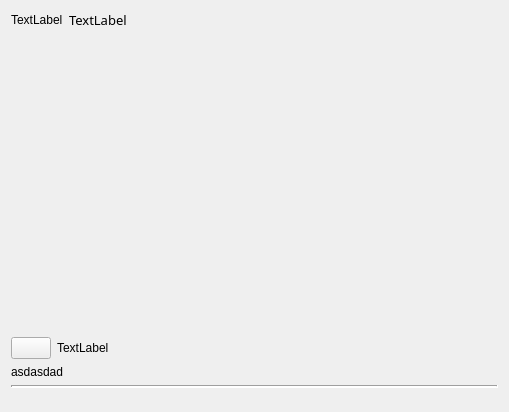
              <widget class="QWidget" name="scrollAreaWidgetContents_3">
               <property name="geometry">
                <rect>
                 <x>0</x>
                 <y>0</y>
                 <width>509</width>
                 <height>412</height>
                </rect>
               </property>
               <layout class="QVBoxLayout" name="verticalLayout_22">
                <item>
                 <layout class="QHBoxLayout" name="horizontalLayout_9">
                  <item>
                   <widget class="QLabel" name="feed_image1">
                    <property name="sizePolicy">
                     <sizepolicy hsizetype="Fixed" vsizetype="Fixed">
                      <horstretch>0</horstretch>
                      <verstretch>0</verstretch>
                     </sizepolicy>
                    </property>
                    <property name="text">
                     <string>TextLabel</string>
                    </property>
                   </widget>
                  </item>
                  <item>
                   <widget class="QLabel" name="feed_name1">
                    <property name="sizePolicy">
                     <sizepolicy hsizetype="Expanding" vsizetype="Fixed">
                      <horstretch>0</horstretch>
                      <verstretch>0</verstretch>
                     </sizepolicy>
                    </property>
                    <property name="font">
                     <font>
                      <family>Bahnschrift SemiCondensed</family>
                      <pointsize>10</pointsize>
                     </font>
                    </property>
                    <property name="text">
                     <string>TextLabel</string>
                    </property>
                   </widget>
                  </item>
                 </layout>
                </item>
                <item>
                 <widget class="QLabel" name="feed_content1">
                  <property name="sizePolicy">
                   <sizepolicy hsizetype="Fixed" vsizetype="Expanding">
                    <horstretch>0</horstretch>
                    <verstretch>0</verstretch>
                   </sizepolicy>
                  </property>
                  <property name="font">
                   <font>
                    <family>Bahnschrift SemiCondensed</family>
                    <pointsize>13</pointsize>
                   </font>
                  </property>
                  <property name="text">
                   <string/>
                  </property>
                 </widget>
                </item>
                <item>
                 <layout class="QHBoxLayout" name="horizontalLayout_20" stretch="0,0,0">
                  <property name="topMargin">
                   <number>0</number>
                  </property>
                  <item>
                   <widget class="QPushButton" name="btn_like">
                    <property name="sizePolicy">
                     <sizepolicy hsizetype="Minimum" vsizetype="Minimum">
                      <horstretch>0</horstretch>
                      <verstretch>0</verstretch>
                     </sizepolicy>
                    </property>
                    <property name="text">
                     <string/>
                    </property>
                   </widget>
                  </item>
                  <item>
                   <widget class="QLabel" name="l_count">
                    <property name="text">
                     <string>TextLabel</string>
                    </property>
                   </widget>
                  </item>
                  <item>
                   <spacer name="HorizontalSpacer_like">
                    <property name="orientation">
                     <enum>Qt::Horizontal</enum>
                    </property>
                    <property name="sizeType">
                     <enum>QSizePolicy::Expanding</enum>
                    </property>
                    <property name="sizeHint" stdset="0">
                     <size>
                      <width>40</width>
                      <height>20</height>
                     </size>
                    </property>
                   </spacer>
                  </item>
                 </layout>
                </item>
                <item>
                 <widget class="QLabel" name="label_5">
                  <property name="text">
                   <string>asdasdad</string>
                  </property>
                 </widget>
                </item>
                <item>
                 <widget class="Line" name="line_feed">
                  <property name="font">
                   <font>
                    <pointsize>11</pointsize>
                    <weight>50</weight>
                    <bold>false</bold>
                    <kerning>true</kerning>
                   </font>
                  </property>
                  <property name="frameShadow">
                   <enum>QFrame::Sunken</enum>
                  </property>
                  <property name="lineWidth">
                   <number>2</number>
                  </property>
                  <property name="orientation">
                   <enum>Qt::Horizontal</enum>
                  </property>
                 </widget>
                </item>
                <item>
                 <spacer name="verticalSpacer_12">
                  <property name="orientation">
                   <enum>Qt::Vertical</enum>
                  </property>
                  <property name="sizeType">
                   <enum>QSizePolicy::Fixed</enum>
                  </property>
                  <property name="sizeHint" stdset="0">
                   <size>
                    <width>20</width>
                    <height>13</height>
                   </size>
                  </property>
                 </spacer>
                </item>
               </layout>
              </widget>
